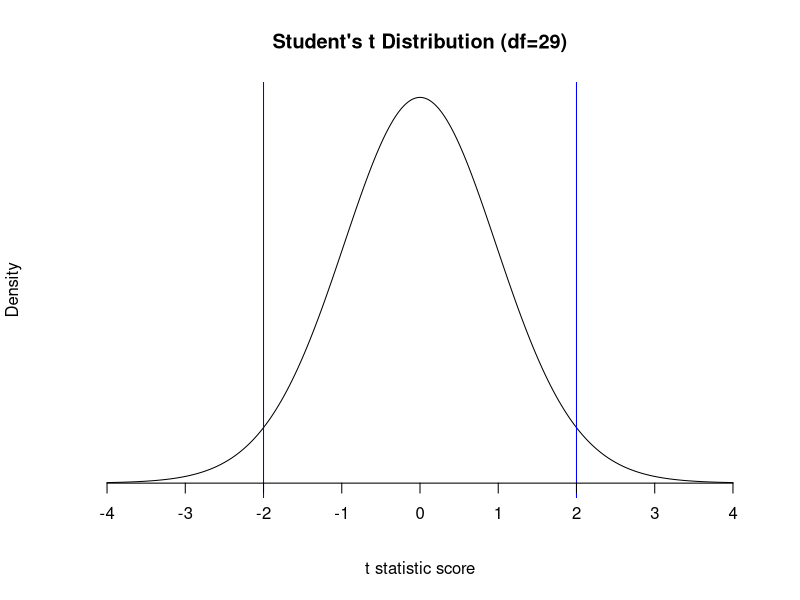
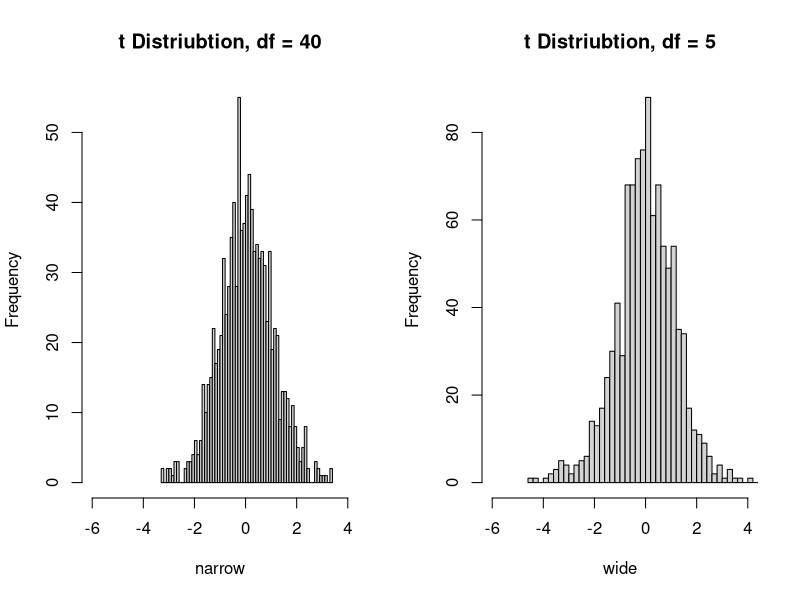

These figures' R source, in order:
#############################################
##########  Sampling Distribution  ##########
#############################################

# Student's t Distribution
# Setup the x and y values
mean = 0
sd = 1
x <- seq(-4, 4, length = 10000) * sd + mean
y <- dt(x, df = 29)

# Plot the t distribution and labels
plot(x, y, type = "n", xlab = "t statistic score", ylab = "Density",
     main = "Student's t Distribution (df=29)", axes = FALSE)
lines(x, y)
abline(v = 2, col = "blue")
abline(v = -2, col = "blue")
axis(1, at = seq(-4, 4, 1), pos = 0)

#-------------------------------------------------------------------------#

# Calculate the Student's t Statistic:

# Given the population mean = 23.2, sample mean = 21.8,
# sample standard deviation = 5.8, and sample size = 36
t <- (21.8 - 23.2) / (5.8 / sqrt(36))
t

# Given the population mean = 155.7, sample mean = 160.6,
# sample standard deviation = 14.8, and sample size = 68
t <- (160.6 - 155.7) / (14.8 / sqrt(68))
t

# Suppose we want to calculate the sample mean that is at location
# t = 2.5 given the population mean = 55, sample standard deviation = 8.2,
# and sample size = 40
m <- 2.5 * (8.2 / sqrt(40)) + 55
m

#------------------------------------------------------------------------#

# Student's t Distribution Function:

# pt() function returns P(X < x) with given t statistic and sample size

# Calculate the probability of t distribution
# Given the population mean = 23.2, sample mean = 21.8,
# sample standard deviation = 5.8, and sample size = 36,
# What is the probability that we randomly select a 36 samples with mean <= 21.8?
# Step 1: Calculate the t statistic
t <- (21.8 - 23.2) / (5.8 / sqrt(36))
t
# Step 2: Calculate the p value (left tail)
pt(t, df = (36 - 1))


# Given the population mean = 155.7, sample mean = 160.6,
# sample standard deviation = 14.8, and sample size = 68,
# What is the probability randomly select 68 sample with mean >= 169.6
# Step 1: Calculate the t statistic
t <- (160.6 - 155.7) / (14.8 / sqrt(68))
t
# Step 2: Calculate the p value (right tail)
1 - pt(t, df = (68 - 1))


# What is the probability randomly select 68 sample with mean between 150 to 160?
# Step 1: Calculate the t statistics
upt <- (160 - 155.7) / (14.8 / sqrt(68))
lowt <- (150 - 155.7) / (14.8 / sqrt(68))

# Step 2: Calculate the p value between the two locations
up <- pt(upt, df = 67)
low <- pt(lowt, df = 67)
up - low


# qt() returns the inverse c.d.f. of the student t distribution
# Find the t-score of the 95th quantile of the student t distribution with df = 20
qt(0.95, df = 20, lower.tail = TRUE)

# Find the t-score of the 99th quantile of the student t distriubtion with df = 60
qt(0.99, df = 100, lower.tail = TRUE)

# Find the 95% confident intervals of the student t distribution with df = 45
qt(0.975, df = 45, lower.tail = TRUE)
qt(0.975, df = 45, lower.tail = FALSE)


# rt() function generates a vector of random variables that follow a student t distribution
# Generate a vector of 1000 random variables that follow t distribution with df = 40
narrow <- rt(1000, df = 40)

# Generate a vector of 1000 random variables that follow t distribution with df = 5
wide <- rt(1000, df = 5)

# Plot the two simulated data sets
par(mfrow = c(1, 2))
hist(narrow, breaks = 50, xlim = c(-6, 4), main = "t Distriubtion, df = 40")
hist(wide, breaks = 50, xlim = c(-6, 4), main = "t Distriubtion, df = 5")

# dt() function return the value of the probability density function (p.d.f.) of the student t distribution
# Find the value of the student t distribution pdf at t = 0 with 20 degrees of freedom
dt(0, df = 20)
